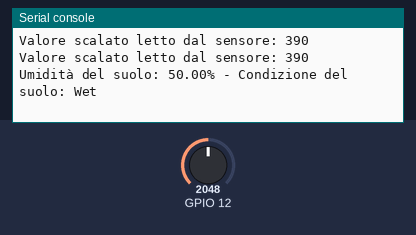
The program below on a simulated ESP32 board running MicroPython. Shown: the last lines printed to the serial console. The test bench sets the inputs (shaded band); at power-on: GPIO 12 = 2048 (analog values on the 0–4095 scale).

Above: at 1.2 s.
1.3 s: GPIO 12 set to 2611
At 2.4 s:
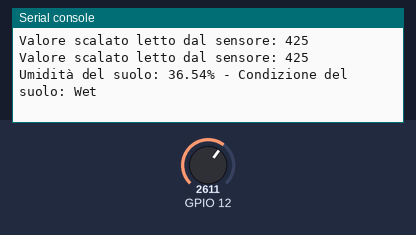
2.8 s: GPIO 12 set to 2702
At 5.2 s:
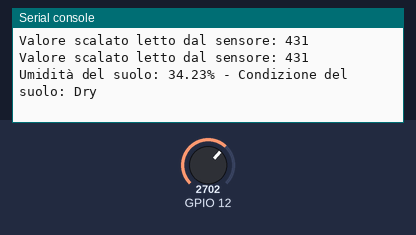
Timing chart, 0 to 6.7 s (numbered marks = the images above; inputs shaded):
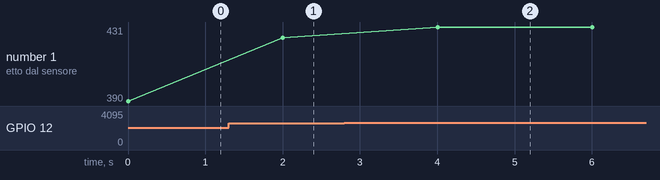

Measured:
- the behaviour switches between 2675 and 2676 on GPIO 12 (found by bisection; images 1 and 2)
- after the input at 1.3 s, the serial console: prints a new line after 0.70 s (image 1)
- after the input at 2.8 s, the serial console: prints a new line after 1.2 s (image 2)
- plotted number 1: 390 → 425 after the input at 1.3 s, 425 → 431 after the input at 2.8 s

The program:

moisture_soil_sensor.py
```python
from machine import Pin, ADC
import time

class moisture_soil_sensor:
    """Questa classe legge un valore da un sensore di umidità del suolo."""

    def __init__(self, ms_sensor_pin, min_value=260, max_value=520):
        """
        Inizializza il convertitore analogico-digitale (ADC) con il pin specificato e imposta i valori minimo e massimo.
        ms_sensor_pin: Il pin a cui è collegato il sensore di umidità del suolo.
        min_value: Il valore minimo di umidità (valore ADC corrispondente a terreno completamente bagnato).
        max_value: Il valore massimo di umidità (valore ADC corrispondente a terreno completamente secco).
        Dal datasheet del sensore (Capacitive Moisture Soil Sensor) sappiamo che il range per determinare
        l'umidità del suolo si divide in 3 stati dry, wet, water.
        I loro relativi valori sono:
            Dry in range [520, 430] cioé tra 0-34.62%
            Wet in range [430, 350] cioé tra 34.62-65.38%
            Full_Wet in range [350, 260] cioé tra 65.38-100%
        """
        if min_value >= max_value:
            raise ValueError('Il valore minimo deve essere inferiore al valore massimo')
        self.adc = ADC(Pin(ms_sensor_pin))
        self.adc.atten(ADC.ATTN_11DB)  # Imposta l'attenuazione a 11dB
        self.adc.width(ADC.WIDTH_10BIT)  # Imposta la larghezza a 10 bit
        self.min_moisture = min_value
        self.max_moisture = max_value

    def read(self):
        """
        Lettura del sensore
        """
        raw_value = self.adc.read()
        # Scala il valore grezzo per mappare l'intervallo 0-1023 al range 260-520
        scaled_value = int((raw_value / 1023.0) * (self.max_moisture - self.min_moisture) + self.min_moisture)
        return scaled_value

    def read_moisture_value(self):
        """
        Legge il valore di umidità del suolo e lo restituisce in percentuale.
        """
        raw_value = self.read()
        print(f"Valore scalato letto dal sensore: {raw_value}")  # Aggiungi questa linea per la diagnostica

        if raw_value < self.min_moisture:
            raw_value = self.min_moisture
        elif raw_value > self.max_moisture:
            raw_value = self.max_moisture

        """
        Calcolo della percentuale di umidità invertita per trovare il
        massimo grado di umidità del suolo al 100% (full_wet) e il minimo allo 0% (dry)
        """
        moisture_percentage = 100 - ((raw_value - self.min_moisture) * 100) / (self.max_moisture - self.min_moisture)
        return moisture_percentage

    def soil_condition(self):
        """
        Determina lo stato del suolo (dry, wet, water) e se è necessario irrigare.
        """
        moisture_percentage = self.read_moisture_value()
        if moisture_percentage < 34.62:
            return "Dry" # È necessario irrigare.
        elif 34.62 <= moisture_percentage <= 65.38:
            return "Wet" # Il terreno è umido
        else:
            return "Water" # Il terreno è bagnato.

# Codice per testare la classe
pin = 12
sensor = moisture_soil_sensor(pin)

while True:
    moisture_percentage = sensor.read_moisture_value()
    condition = sensor.soil_condition()
    print(f"Umidità del suolo: {moisture_percentage:.2f}% - Condizione del suolo: {condition}")
    time.sleep(2)
```
